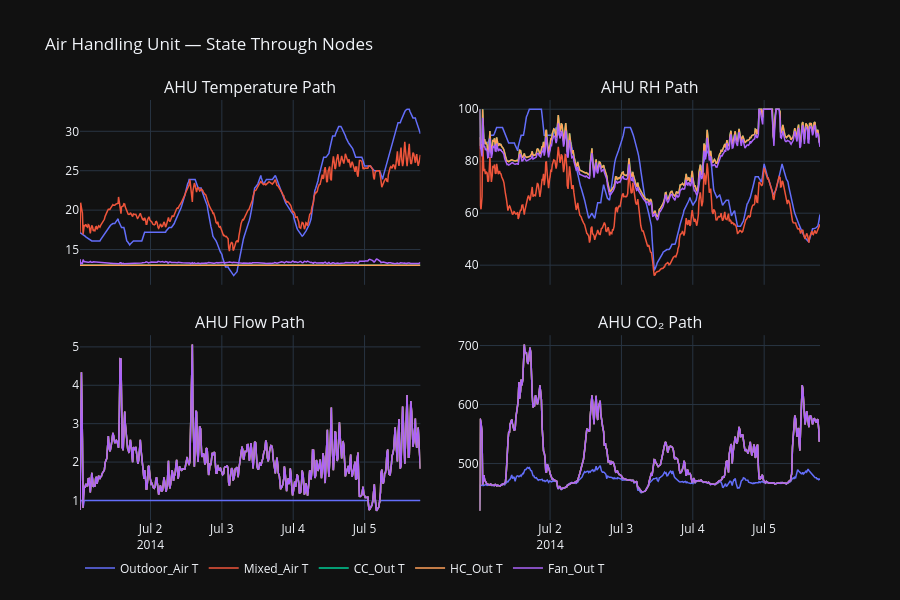

Source (notebook cell):
### Markdown cell above
## 4 · Supply Air Conditions (Outdoor → Fan Out)

### Code cell
fig = make_subplots(
    rows=2, cols=2, shared_xaxes=True,
    subplot_titles=['AHU Temperature Path', 'AHU RH Path',
                    'AHU Flow Path', 'AHU CO₂ Path'],
    vertical_spacing=0.12, horizontal_spacing=0.08
)

nodes = ['Outdoor_Air', 'Mixed_Air', 'CC_Out', 'HC_Out', 'Fan_Out']
colors_ahu = ['#636EFA', '#EF553B', '#00CC96', '#FFA15A', '#AB63FA']

for i, node in enumerate(nodes):
    c = colors_ahu[i]
    fig.add_trace(go.Scatter(x=df['Datetime'], y=df[f'{node}_Temp_C'],
        name=f'{node} T', line=dict(color=c, width=1.5), legendgroup=node), row=1, col=1)
    fig.add_trace(go.Scatter(x=df['Datetime'], y=df[f'{node}_RH_pct'],
        name=f'{node} RH', line=dict(color=c, width=1.5), legendgroup=node,
        showlegend=False), row=1, col=2)
    fig.add_trace(go.Scatter(x=df['Datetime'], y=df[f'{node}_Flow_kg_s'],
        name=f'{node} Flow', line=dict(color=c, width=1.5), legendgroup=node,
        showlegend=False), row=2, col=1)
    fig.add_trace(go.Scatter(x=df['Datetime'], y=df[f'{node}_CO2_ppm'],
        name=f'{node} CO₂', line=dict(color=c, width=1.5), legendgroup=node,
        showlegend=False), row=2, col=2)

fig.update_layout(template='plotly_dark', height=600,
    title='Air Handling Unit — State Through Nodes',
    legend=dict(orientation='h', y=-0.08))
fig.show()

### Figure 1 — Plotly figure (JSON) as saved in the notebook; plotly's stock layout.template omitted (floating-point values rounded to 4 significant figures; data arrays with more than 128 entries replaced by an {"elided": "..."} marker saying what was removed)
{"data": [{"legendgroup": "Outdoor_Air", "line": {"color": "#636EFA", "width": 1.5}, "name": "Outdoor_Air T", "type": "scatter", "x": {"elided": "459 str values"}, "xaxis": "x", "y": {"elided": "459 float values"}, "yaxis": "y"}, {"legendgroup": "Outdoor_Air", "line": {"color": "#636EFA", "width": 1.5}, "name": "Outdoor_Air RH", "showlegend": false, "type": "scatter", "x": {"elided": "459 str values"}, "xaxis": "x2", "y": {"elided": "459 float values"}, "yaxis": "y2"}, {"legendgroup": "Outdoor_Air", "line": {"color": "#636EFA", "width": 1.5}, "name": "Outdoor_Air Flow", "showlegend": false, "type": "scatter", "x": {"elided": "459 str values"}, "xaxis": "x3", "y": {"elided": "459 float values"}, "yaxis": "y3"}, {"legendgroup": "Outdoor_Air", "line": {"color": "#636EFA", "width": 1.5}, "name": "Outdoor_Air CO₂", "showlegend": false, "type": "scatter", "x": {"elided": "459 str values"}, "xaxis": "x4", "y": {"elided": "459 float values"}, "yaxis": "y4"}, {"legendgroup": "Mixed_Air", "line": {"color": "#EF553B", "width": 1.5}, "name": "Mixed_Air T", "type": "scatter", "x": {"elided": "459 str values"}, "xaxis": "x", "y": {"elided": "459 float values"}, "yaxis": "y"}, {"legendgroup": "Mixed_Air", "line": {"color": "#EF553B", "width": 1.5}, "name": "Mixed_Air RH", "showlegend": false, "type": "scatter", "x": {"elided": "459 str values"}, "xaxis": "x2", "y": {"elided": "459 float values"}, "yaxis": "y2"}, {"legendgroup": "Mixed_Air", "line": {"color": "#EF553B", "width": 1.5}, "name": "Mixed_Air Flow", "showlegend": false, "type": "scatter", "x": {"elided": "459 str values"}, "xaxis": "x3", "y": {"elided": "459 float values"}, "yaxis": "y3"}, {"legendgroup": "Mixed_Air", "line": {"color": "#EF553B", "width": 1.5}, "name": "Mixed_Air CO₂", "showlegend": false, "type": "scatter", "x": {"elided": "459 str values"}, "xaxis": "x4", "y": {"elided": "459 float values"}, "yaxis": "y4"}, {"legendgroup": "CC_Out", "line": {"color": "#00CC96", "width": 1.5}, "name": "CC_Out T", "type": "scatter", "x": {"elided": "459 str values"}, "xaxis": "x", "y": {"elided": "459 int values"}, "yaxis": "y"}, {"legendgroup": "CC_Out", "line": {"color": "#00CC96", "width": 1.5}, "name": "CC_Out RH", "showlegend": false, "type": "scatter", "x": {"elided": "459 str values"}, "xaxis": "x2", "y": {"elided": "459 float values"}, "yaxis": "y2"}, {"legendgroup": "CC_Out", "line": {"color": "#00CC96", "width": 1.5}, "name": "CC_Out Flow", "showlegend": false, "type": "scatter", "x": {"elided": "459 str values"}, "xaxis": "x3", "y": {"elided": "459 float values"}, "yaxis": "y3"}, {"legendgroup": "CC_Out", "line": {"color": "#00CC96", "width": 1.5}, "name": "CC_Out CO₂", "showlegend": false, "type": "scatter", "x": {"elided": "459 str values"}, "xaxis": "x4", "y": {"elided": "459 float values"}, "yaxis": "y4"}, {"legendgroup": "HC_Out", "line": {"color": "#FFA15A", "width": 1.5}, "name": "HC_Out T", "type": "scatter", "x": {"elided": "459 str values"}, "xaxis": "x", "y": {"elided": "459 int values"}, "yaxis": "y"}, {"legendgroup": "HC_Out", "line": {"color": "#FFA15A", "width": 1.5}, "name": "HC_Out RH", "showlegend": false, "type": "scatter", "x": {"elided": "459 str values"}, "xaxis": "x2", "y": {"elided": "459 float values"}, "yaxis": "y2"}, {"legendgroup": "HC_Out", "line": {"color": "#FFA15A", "width": 1.5}, "name": "HC_Out Flow", "showlegend": false, "type": "scatter", "x": {"elided": "459 str values"}, "xaxis": "x3", "y": {"elided": "459 float values"}, "yaxis": "y3"}, {"legendgroup": "HC_Out", "line": {"color": "#FFA15A", "width": 1.5}, "name": "HC_Out CO₂", "showlegend": false, "type": "scatter", "x": {"elided": "459 str values"}, "xaxis": "x4", "y": {"elided": "459 float values"}, "yaxis": "y4"}, {"legendgroup": "Fan_Out", "line": {"color": "#AB63FA", "width": 1.5}, "name": "Fan_Out T", "type": "scatter", "x": {"elided": "459 str values"}, "xaxis": "x", "y": {"elided": "459 float values"}, "yaxis": "y"}, {"legendgroup": "Fan_Out", "line": {"color": "#AB63FA", "width": 1.5}, "name": "Fan_Out RH", "showlegend": false, "type": "scatter", "x": {"elided": "459 str values"}, "xaxis": "x2", "y": {"elided": "459 float values"}, "yaxis": "y2"}, {"legendgroup": "Fan_Out", "line": {"color": "#AB63FA", "width": 1.5}, "name": "Fan_Out Flow", "showlegend": false, "type": "scatter", "x": {"elided": "459 str values"}, "xaxis": "x3", "y": {"elided": "459 float values"}, "yaxis": "y3"}, {"legendgroup": "Fan_Out", "line": {"color": "#AB63FA", "width": 1.5}, "name": "Fan_Out CO₂", "showlegend": false, "type": "scatter", "x": {"elided": "459 str values"}, "xaxis": "x4", "y": {"elided": "459 float values"}, "yaxis": "y4"}], "layout": {"annotations": [{"font": {"size": 16}, "showarrow": false, "text": "AHU Temperature Path", "x": 0.23, "xanchor": "center", "xref": "paper", "y": 1, "yanchor": "bottom", "yref": "paper"}, {"font": {"size": 16}, "showarrow": false, "text": "AHU RH Path", "x": 0.77, "xanchor": "center", "xref": "paper", "y": 1, "yanchor": "bottom", "yref": "paper"}, {"font": {"size": 16}, "showarrow": false, "text": "AHU Flow Path", "x": 0.23, "xanchor": "center", "xref": "paper", "y": 0.44, "yanchor": "bottom", "yref": "paper"}, {"font": {"size": 16}, "showarrow": false, "text": "AHU CO₂ Path", "x": 0.77, "xanchor": "center", "xref": "paper", "y": 0.44, "yanchor": "bottom", "yref": "paper"}], "height": 600, "legend": {"orientation": "h", "y": -0.08}, "title": {"text": "Air Handling Unit — State Through Nodes"}, "xaxis": {"anchor": "y", "domain": [0, 0.46], "matches": "x3", "showticklabels": false}, "xaxis2": {"anchor": "y2", "domain": [0.54, 1], "matches": "x4", "showticklabels": false}, "xaxis3": {"anchor": "y3", "domain": [0, 0.46]}, "xaxis4": {"anchor": "y4", "domain": [0.54, 1]}, "yaxis": {"anchor": "x", "domain": [0.56, 1]}, "yaxis2": {"anchor": "x2", "domain": [0.56, 1]}, "yaxis3": {"anchor": "x3", "domain": [0, 0.44]}, "yaxis4": {"anchor": "x4", "domain": [0, 0.44]}}}
